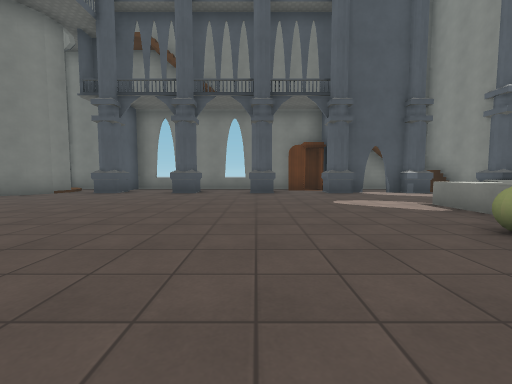
[1] (above)

13 first-person views from a walk through a level from a Godot 3-D game. The camera is 1.2 m above the floor, tilts 4° down and sees 90° across. The floor is counted in squares, 2 m on a side. Each view is taken from the middle of a square. On the plan, view 1 faces up. The plan holds only what a view shows up to about 9 squares ahead; the rest is blank. The place goes on beyond the plan. Flat picture figures and markers are left out. Door leaves are left out where a doorway can be walked through. Surface patterns are stand-ins for the level's own textures.

[2]
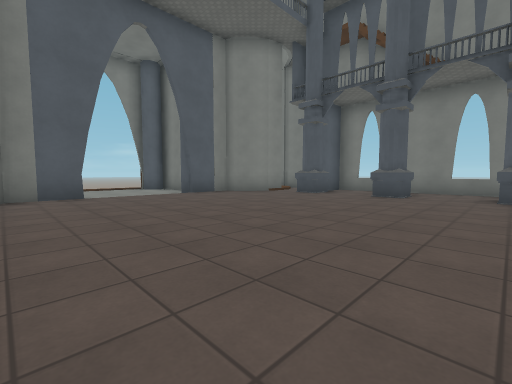

[3]
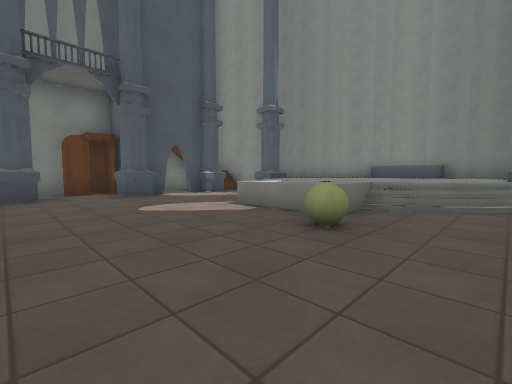

[4]
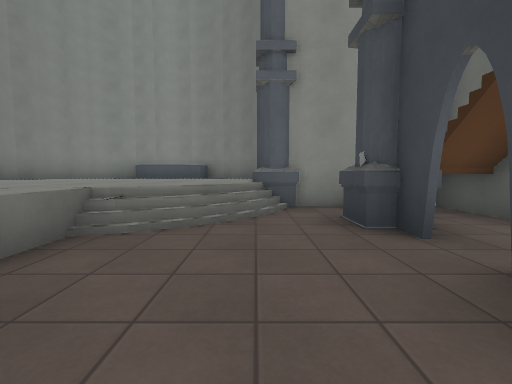

[5]
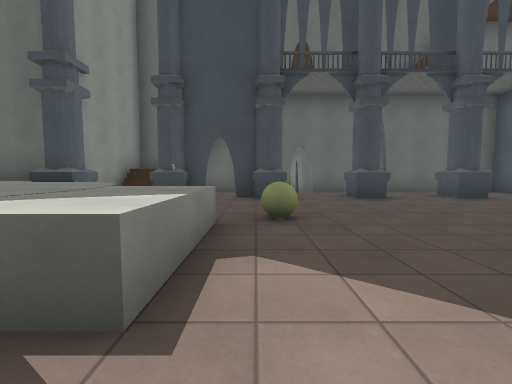

[6]
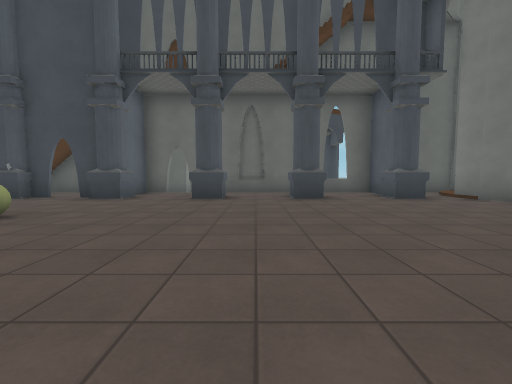

[7]
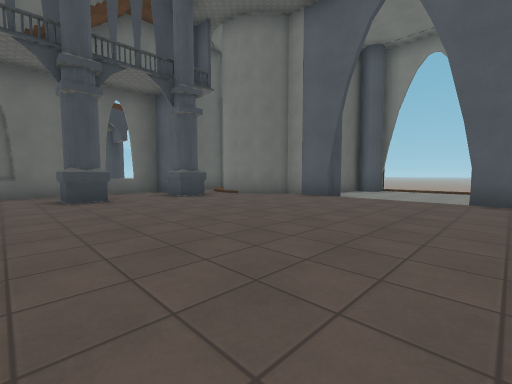

[8]
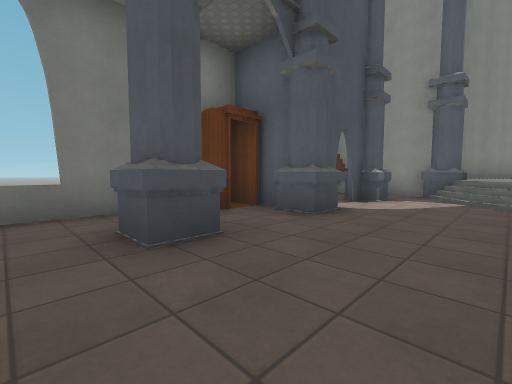

[9]
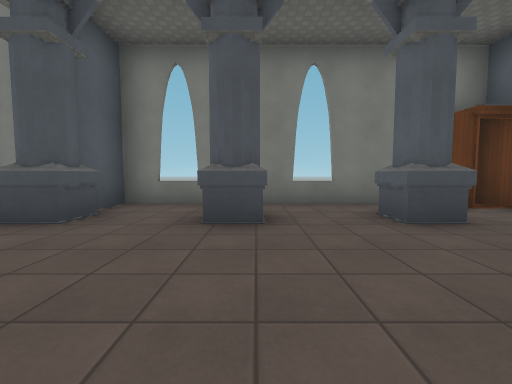

[10]
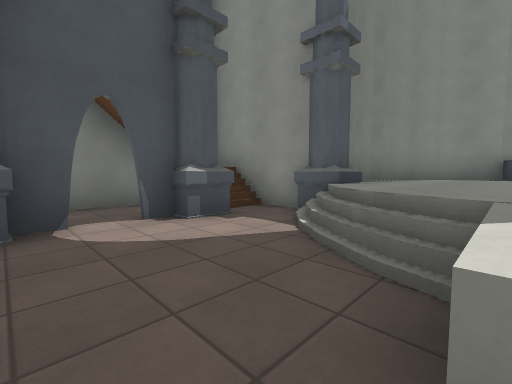

[11]
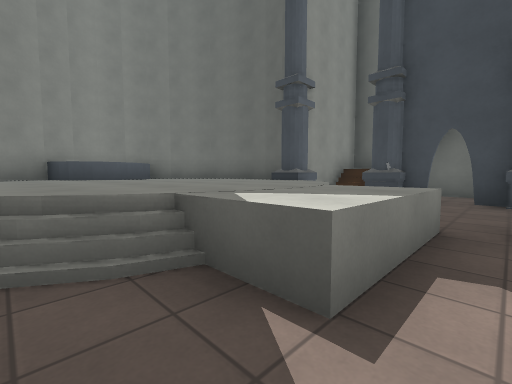

[12]
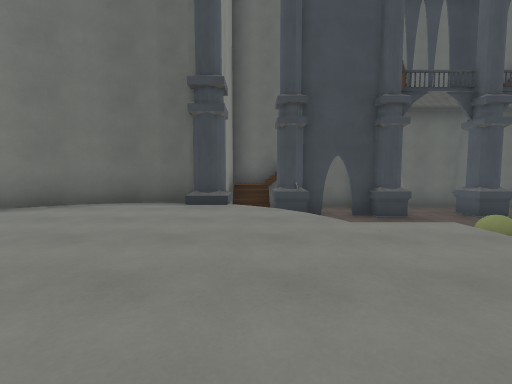

[13]
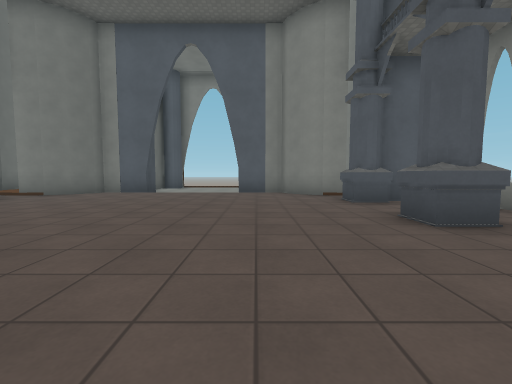

### Floor plan
Key: @ floor where view 1 was taken; # wall or solid block; . main floor; : floor 1 m higher than the main floor; / step, stairs or slope; D open door; ^ raised ledge; O other object.
Columns run from 12 left of view 1 to 11 right of it. Each row starts with its distance up from view 1.
 10      ######.########
  9       ##......D#../#
  8      ###..#.#....#.#
  7     ## .........../####
  6     #............/::::##
  5 /...............//:::::#
  4 /..DD...........::::::^#
  3  ...D..........O:/:::::#
  2     #............/::::##
  1     ##............/####
  0      ##.....@......#
 -1      ###.......#.#/#
 -2     ################
 -3            ###

Where each view was taken, in squares from view 1:
view 1: 0 up, 0 right, facing up
view 2: 1 up, 0 right, facing up-left
view 3: 1 up, 0 right, facing up-right
view 4: 1 up, 2 right, facing right
view 5: 6 up, 3 right, facing down
view 6: 6 up, 1 left, facing down
view 7: 6 up, 1 left, facing down-left
view 8: 6 up, 1 left, facing up-right
view 9: 5 up, 2 left, facing up
view 10: 5 up, 3 right, facing up-right
view 11: 6 up, 3 right, facing down-right
view 12: 6 up, 6 right, facing down
view 13: 6 up, 1 right, facing left
